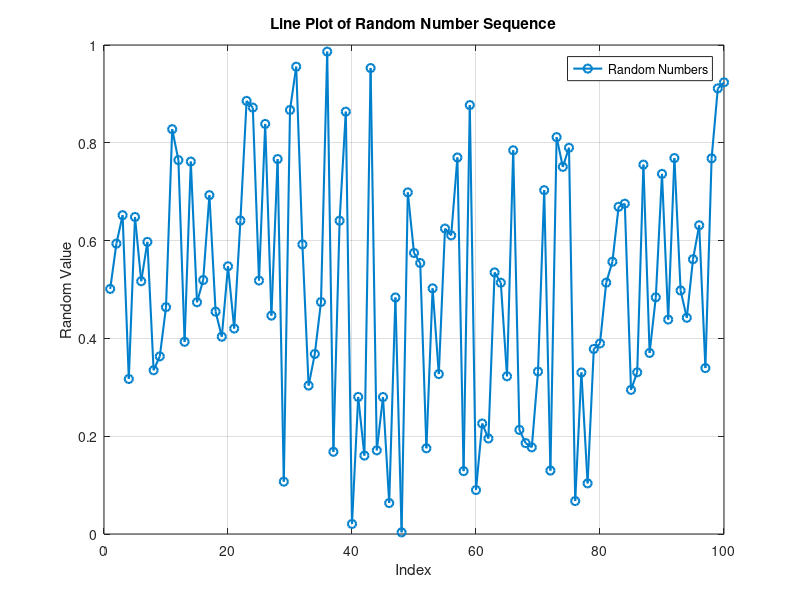

Write the MATLAB code that produced this figure.
n = 100;                    
random_numbers = rand(1, n); 

figure;
plot(random_numbers, '-o', 'Color', [0, 0.5, 0.8], 'LineWidth', 1.5);
xlabel('Index');
ylabel('Random Value');
title('Line Plot of Random Number Sequence');
grid on;
legend('Random Numbers');